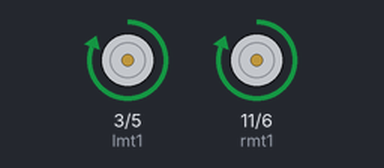
Recording of a sketch running on a simulated Arduino Uno, built with avr-gcc and run on an emulated ATmega328P. Parts: motor-driver pin pairs drawn as motors (green arrow = first pin HIGH = forward, orange = second pin HIGH = backward, longer = more drive).

Above: at 0.5 s.
Timing chart, 0 to 4.6 s (numbered marks = the images above):
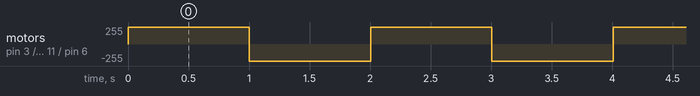

The sketch:

robot_fd_and_bd.ino
```cpp
#include <LiquidCrystal.h>
LiquidCrystal Lcd(13,12,8,7,4,2);
int lmt1=3,lmt2=5,rmt1=11,rmt2=6;
void setup()
{
 pinMode(lmt1,OUTPUT);
 pinMode(lmt2,OUTPUT);
 pinMode(rmt1,OUTPUT);
 pinMode(rmt2,OUTPUT);
}
 void loop()
 {
 digitalWrite(lmt1,HIGH);
 digitalWrite(lmt2,LOW);
 digitalWrite(rmt1,HIGH);
 digitalWrite(rmt2,LOW);
 Lcd.clear();
 Lcd.print("robot fordward");
 delay(1000);
 digitalWrite(lmt1,LOW);
 digitalWrite(lmt2,HIGH);
 digitalWrite(rmt1,LOW);
 digitalWrite(rmt2,HIGH);
 Lcd.clear();
 Lcd.print("robot backward");
 delay(1000);
 }
```

Measured:
- by itself, motor on pin 3 (lmt1) / pin 5 (lmt2), motor on pin 11 (rmt1) / pin 6 (rmt2): alternates forward 255/255 for 1.0 s and backward 255/255 for 1.0 s
